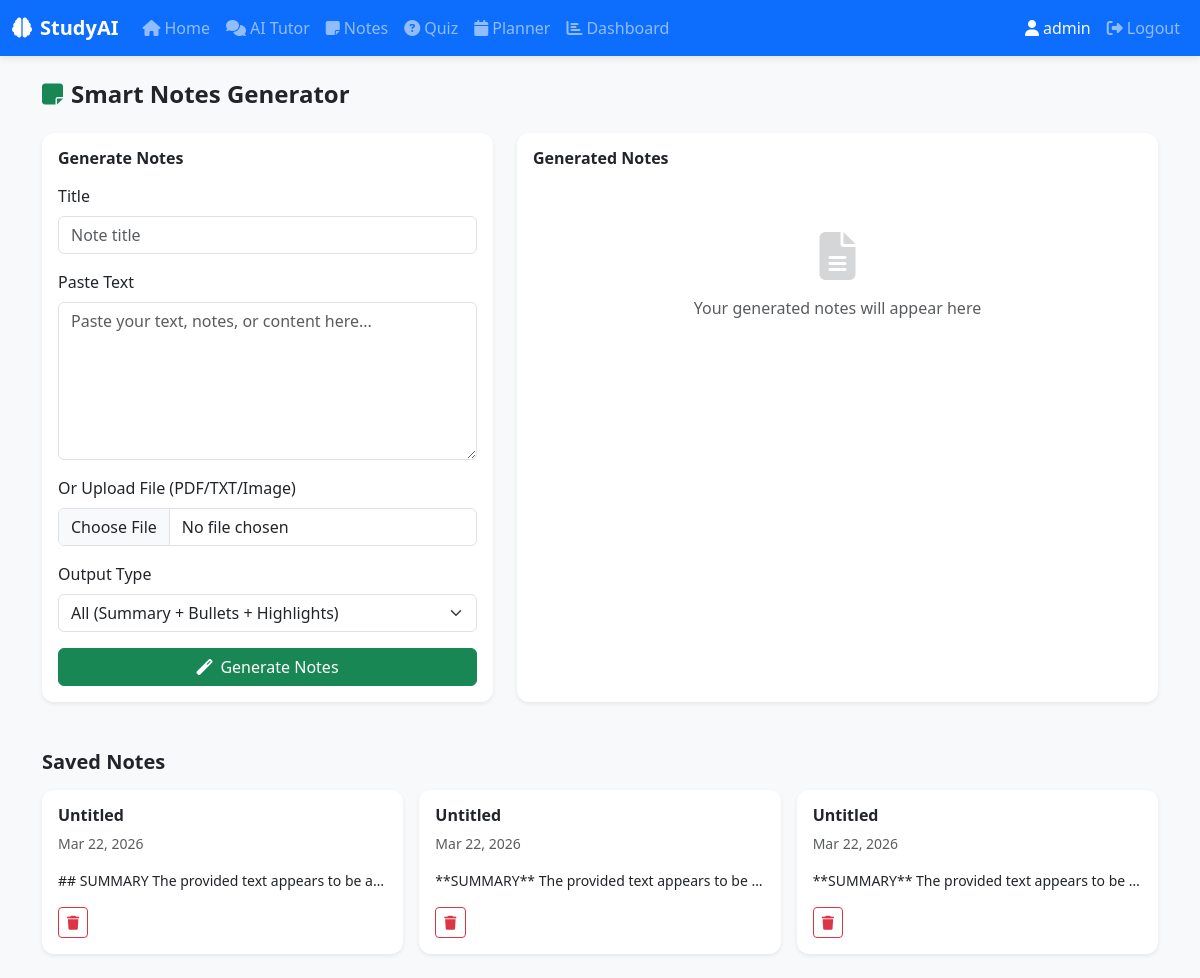
Page /notes (signed in) on the committed database.
### models/database.py (models this page shows)
class User(UserMixin, db.Model):
    id = db.Column(db.Integer, primary_key=True)
    username = db.Column(db.String(80), unique=True, nullable=False)
    email = db.Column(db.String(120), unique=True, nullable=False)
    password = db.Column(db.String(200), nullable=False)
    created_at = db.Column(db.DateTime, default=datetime.utcnow)
    quizzes = db.relationship("QuizResult", backref="user", lazy=True)
    study_plans = db.relationship("StudyPlan", backref="user", lazy=True)
    chat_history = db.relationship("ChatHistory", backref="user", lazy=True)

class Note(db.Model):
    id = db.Column(db.Integer, primary_key=True)
    user_id = db.Column(db.Integer, db.ForeignKey("user.id"), nullable=False)
    title = db.Column(db.String(200), nullable=False)
    original_text = db.Column(db.Text)
    summary = db.Column(db.Text)
    bullet_points = db.Column(db.Text)
    key_highlights = db.Column(db.Text)
    created_at = db.Column(db.DateTime, default=datetime.utcnow)

### routes/notes.py (the view)
@notes_bp.route("/notes")
@login_required
def notes():
    user_notes = Note.query.filter_by(user_id=current_user.id).order_by(Note.created_at.desc()).all()
    return render_template("notes.html", notes=user_notes)

### app.py (called while the page is built)
def create_app():
    app = Flask(__name__)
    app.config.from_object(Config)
    db.init_app(app)
    login_manager = LoginManager(app)
    login_manager.login_view = "auth.login"
    login_manager.login_message_category = "info"
    @login_manager.user_loader
    def load_user(user_id):
        return User.query.get(int(user_id))
    app.register_blueprint(auth_bp)
    app.register_blueprint(chat_bp)
    app.register_blueprint(notes_bp)
    app.register_blueprint(quiz_bp)
    app.register_blueprint(planner_bp)
    app.register_blueprint(dashboard_bp)
    @app.route("/")
    @login_required
    def index():
        return render_template("index.html")
    with app.app_context():
        db.create_all()
    return app

### templates/notes.html (shortened to what this page needs)
{% extends "base.html" %}
{% block content %}
<div class="container">
    <h4 class="fw-bold mb-4"><i class="fas fa-sticky-note text-success me-2"></i>Smart Notes Generator</h4>
    <div class="row g-4">
        <div class="col-lg-5">
            <div class="card shadow-sm border-0">
                <div class="card-body">
                    <h6 class="fw-bold mb-3">Generate Notes</h6>
                    <div class="mb-3">
                        <label class="form-label">Title</label>
                        <input type="text" id="noteTitle" class="form-control" placeholder="Note title">
                    </div>
                    <div class="mb-3">
                        <label class="form-label">Paste Text</label>
                        <textarea id="noteText" class="form-control" rows="6" placeholder="Paste your text, notes, or content here..."></textarea>
                    </div>
                    <div class="mb-3">
                        <label class="form-label">Or Upload File (PDF/TXT/Image)</label>
                        <input type="file" id="noteFile" class="form-control" accept=".pdf,.txt,.png,.jpg,.jpeg">
                    </div>
                    <div class="mb-3">
                        <label class="form-label">Output Type</label>
                        <select id="noteType" class="form-select">
                            <option value="all">All (Summary + Bullets + Highlights)</option>
                        </select>
                    </div>
                    <button class="btn btn-success w-100" onclick="generateNotes()" id="genBtn">
                        <i class="fas fa-magic me-2"></i>Generate Notes
                    </button>
                </div>
            </div>
        </div>
        <div class="col-lg-7">
            <div class="card shadow-sm border-0 h-100">
                <div class="card-body">
                    <h6 class="fw-bold mb-3">Generated Notes</h6>
                    <div id="notesResult" class="notes-output text-muted">
                        <div class="text-center py-5">
                            <i class="fas fa-file-alt fa-3x mb-3 opacity-25"></i>
                            <p>Your generated notes will appear here</p>
                        </div>
                    </div>
                </div>
            </div>
        </div>
    </div>
    {% if notes %}
    <h5 class="fw-bold mt-5 mb-3">Saved Notes</h5>
    <div class="row g-3">
        {% for note in notes %}
        <div class="col-md-4">
            <div class="card shadow-sm border-0">
                <div class="card-body">
                    <h6 class="fw-bold">{{ note.title }}</h6>
                    <p class="text-muted small">{{ note.created_at.strftime('%b %d, %Y') }}</p>
                    <p class="small text-truncate">{{ (note.summary or note.bullet_points or note.key_highlights)[:100] }}...</p>
                    <button class="btn btn-sm btn-outline-danger" onclick="deleteNote({{ note.id }}, this)">
                        <i class="fas fa-trash"></i>
                    </button>
                </div>
            </div>
        </div>
        {% endfor %}
    </div>
    {% endif %}
</div>
{% endblock %}

### templates/base.html (shortened to what this page needs)
<!DOCTYPE html>
<html lang="en">
<head>
    <link href="https://cdn.jsdelivr.net/npm/bootstrap@5.3.0/dist/css/bootstrap.min.css" rel="stylesheet">
    <link href="https://cdnjs.cloudflare.com/ajax/libs/font-awesome/6.4.0/css/all.min.css" rel="stylesheet">
    <link href="{{ url_for('static', filename='css/style.css') }}" rel="stylesheet">
</head>
<body>
{% if current_user.is_authenticated %}
<nav class="navbar navbar-expand-lg navbar-dark bg-primary">
    <div class="container-fluid">
        <a class="navbar-brand fw-bold" href="/"><i class="fas fa-brain me-2"></i>StudyAI</a>
        <div class="collapse navbar-collapse" id="navMenu">
            <ul class="navbar-nav me-auto">
                <li class="nav-item"><a class="nav-link" href="/"><i class="fas fa-home me-1"></i>Home</a></li>
                <li class="nav-item"><a class="nav-link" href="/chat"><i class="fas fa-comments me-1"></i>AI Tutor</a></li>
                <li class="nav-item"><a class="nav-link" href="/notes"><i class="fas fa-sticky-note me-1"></i>Notes</a></li>
                <li class="nav-item"><a class="nav-link" href="/quiz"><i class="fas fa-question-circle me-1"></i>Quiz</a></li>
                <li class="nav-item"><a class="nav-link" href="/planner"><i class="fas fa-calendar me-1"></i>Planner</a></li>
                <li class="nav-item"><a class="nav-link" href="/dashboard"><i class="fas fa-chart-bar me-1"></i>Dashboard</a></li>
            </ul>
            <ul class="navbar-nav">
                <li class="nav-item"><span class="nav-link text-light"><i class="fas fa-user me-1"></i>{{ current_user.username }}</span></li>
                <li class="nav-item"><a class="nav-link" href="/logout"><i class="fas fa-sign-out-alt me-1"></i>Logout</a></li>
            </ul>
        </div>
    </div>
</nav>
{% endif %}
<div class="container-fluid py-4">
    {% block content %}{% endblock %}
</div>
</body>
</html>

### static/css/style.css (style rules this page uses)
body { background-color: #f8f9fa; font-family: 'Segoe UI', sans-serif; }
.notes-output, .plan-content { min-height: 200px; }
.navbar { box-shadow: 0 2px 8px rgba(0,0,0,0.1); }
.card { border-radius: 12px; }

### rows in the picture
User: username "admin"
Note: title "Untitled", created_at "Mar 22, 2026", summary "## SUMMARY The provided text appears to be a…"
Note: title "Untitled", created_at "Mar 22, 2026", summary "**SUMMARY** The provided text appears to be…"
Note: title "Untitled", created_at "Mar 22, 2026", summary "**SUMMARY** The provided text appears to be…"
